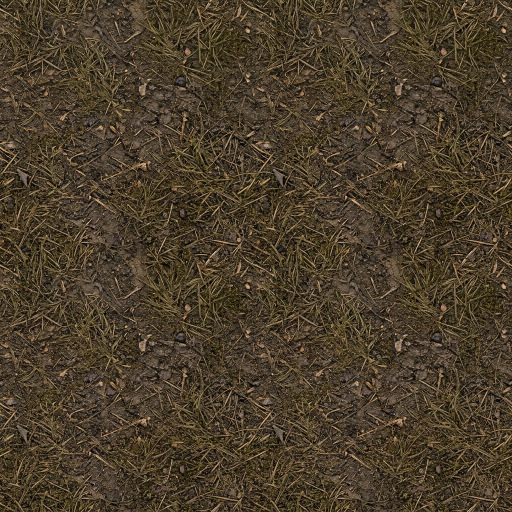
#> input picture art-source/meadow-source.png, 1024 x 1024 px (shown at 1/2 size); its folder holds 3 pictures in this run
$ python build-field-media.py
#> lines starting #> are read from the running program, lines starting #| are printed output that depends on the picture
"""Build runtime textures/normal maps and original synthesized combat SFX.
Requires Pillow and numpy. The three source images were AI-generated material
surfaces for this project, not photographs/scans or third-party game assets.
"""
from pathlib import Path
import numpy as np
from PIL import Image, ImageDraw, ImageFilter
import wave
ROOT=Path(__file__).resolve().parents[1]
OUT=ROOT/'godot/assets/materials'; OUT.mkdir(parents=True,exist_ok=True)
rng=np.random.default_rng(517)
N=1024

def tile(a,band=40):
    a=a.copy()
    for axis in [0,1]:
        for i in range(band):
            w=.5*(1-i/band)**2
            p=[slice(None)]*3;q=p.copy();p[axis]=i;q[axis]=-i-1
            x=a[tuple(p)].copy();y=a[tuple(q)].copy()
            a[tuple(p)]=x*(1-w)+y*w;a[tuple(q)]=y*(1-w)+x*w
    return a

def output(name,a,strength=.7):
    a=np.clip(tile(a),0,255)
    Image.fromarray(a.astype('uint8')).save(OUT/f'{name}.jpg',quality=91)
    height=np.asarray(Image.fromarray(a.astype('uint8')).convert('L').filter(ImageFilter.GaussianBlur(.65)),dtype=float)/255
    dx=(np.roll(height,1,1)-np.roll(height,-1,1))*strength
    dy=(np.roll(height,1,0)-np.roll(height,-1,0))*strength
    normal=np.stack([dx,dy,np.ones_like(dx)],axis=2)
    normal/=np.linalg.norm(normal,axis=2,keepdims=True)
    Image.fromarray(((normal*.5+.5)*255).astype('uint8')).save(OUT/f'{name}-normal.png')

for name,strength in [('meadow',1.5),('masonry',2.0),('steel',.55)]:
    a=np.asarray(Image.open(ROOT/'art-source'/f'{name}-source.png').convert('RGB').resize((N,N)),dtype=float)
    output(name,a,strength)
#> pass 2 of the loop `for name,strength in [('meadow',1.5),('masonry',2.0),('steel',.55)]:`:
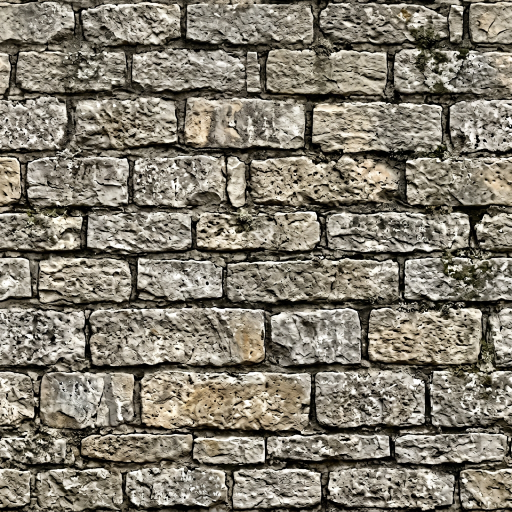
#> input picture art-source/masonry-source.png, 1024 x 1024 px (shown at 1/2 size)
#> in output (call 2), `dy=(np.roll(height,1,0)-np.roll(height,-1,0))*strength`:
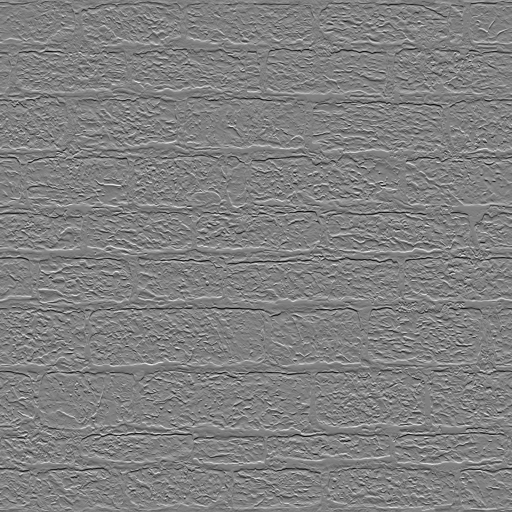
#> dy: shape (1024, 1024) float64 (shown at 1/2 size); min -1.62, max 1.59, mean -2.17e-19; drawn with min black and max white
#> in output (call 2), `normal/=np.linalg.norm(normal,axis=2,keepdims=True)`:
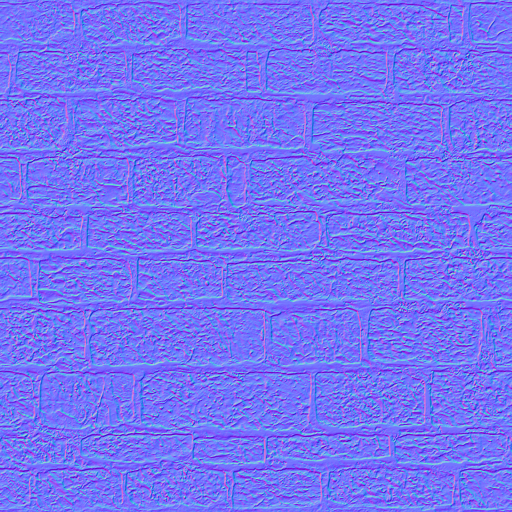
#> normal: shape (1024, 1024, 3) float64 (shown at 1/2 size); mean of channels 0, 1, 2 -0.000175, 0.00198, 0.932; drawn with min black and max white
#> pass 3 of the loop `for name,strength in [('meadow',1.5),('masonry',2.0),('steel',.55)]:`:
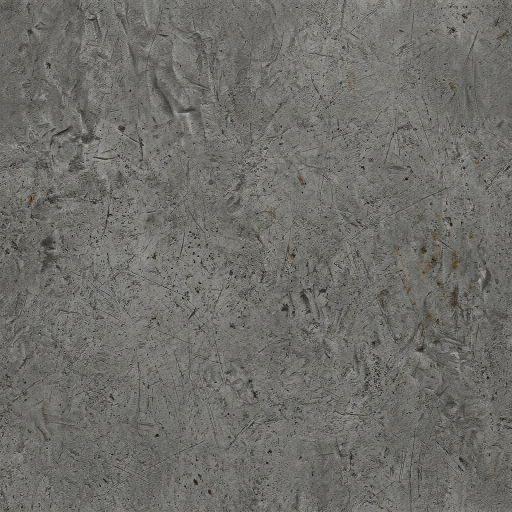
#> input picture art-source/steel-source.png, 1024 x 1024 px (shown at 1/2 size)
#> in output (call 3), `normal=np.stack([dx,dy,np.ones_like(dx)],axis=2)`:
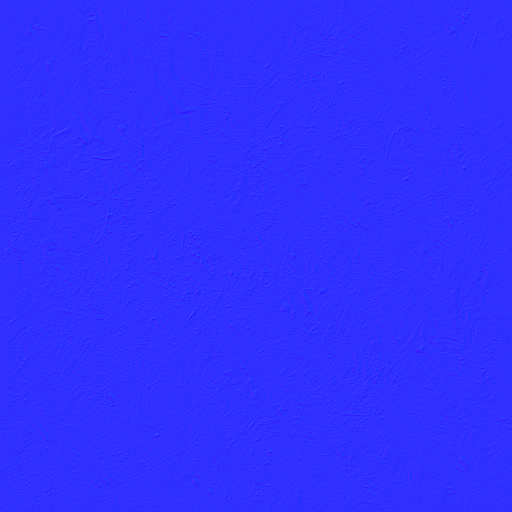
#> normal: shape (1024, 1024, 3) float64 (shown at 1/2 size); mean of channels 0, 1, 2 -2.58e-20, -9.06e-19, 1; drawn with min black and max white
#> in output (call 3), `Image.fromarray(((normal*.5+.5)*255).astype('uint8')).save(OUT/f'{name..`:
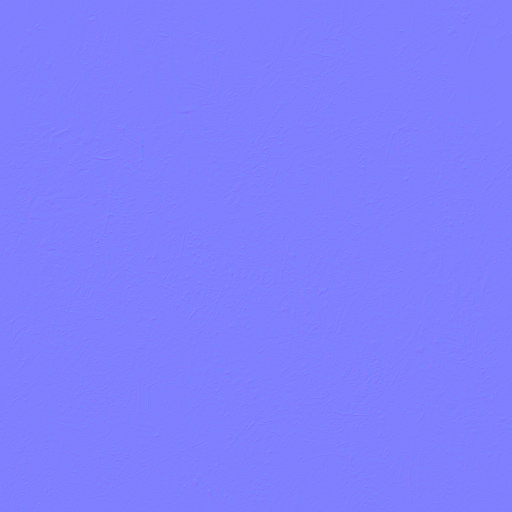
#> saved as steel-normal.png: PIL image 1024x1024 RGB (shown at 1/2 size); mean R, G, B 127, 127, 254

def noise(scale):
    a=rng.random((scale,scale))*255
    return np.asarray(Image.fromarray(a.astype('uint8')).resize((N,N),Image.Resampling.BICUBIC),dtype=float)/255-.5
Y,X=np.mgrid[:N,:N]
fine=rng.normal(0,1,(N,N))
field=noise(12)*24+noise(80)*14+fine*5
output('earth',np.array([91,78,60])+field[:,:,None],1.4)
#> call 4 of output, with name = 'earth', strength = 1.4
#> in output (call 4), `height=np.asarray(Image.fromarray(a.astype('uint8')).convert('L').filt..`:
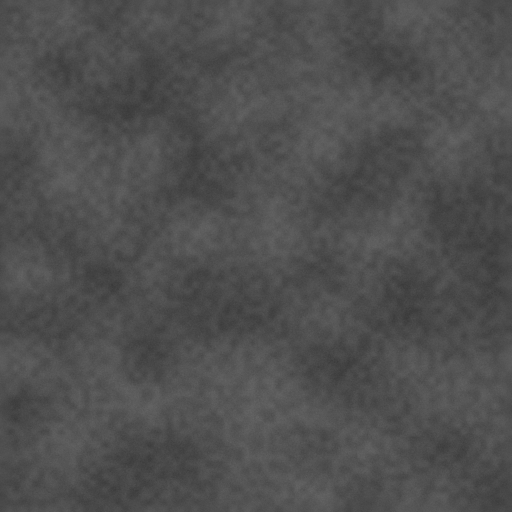
#> height: shape (1024, 1024) float64 (shown at 1/2 size); min 0.212, max 0.408, mean 0.311
#> in output (call 4), `normal=np.stack([dx,dy,np.ones_like(dx)],axis=2)`:
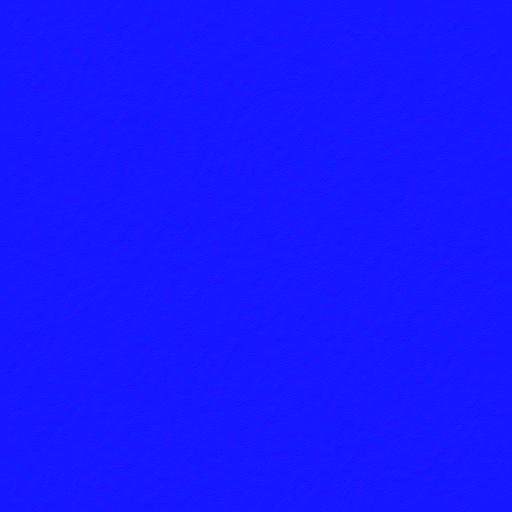
#> normal: shape (1024, 1024, 3) float64 (shown at 1/2 size); mean of channels 0, 1, 2 2.58e-20, 2.06e-18, 1; drawn with min black and max white
#> in output (call 4), `Image.fromarray(((normal*.5+.5)*255).astype('uint8')).save(OUT/f'{name..`:
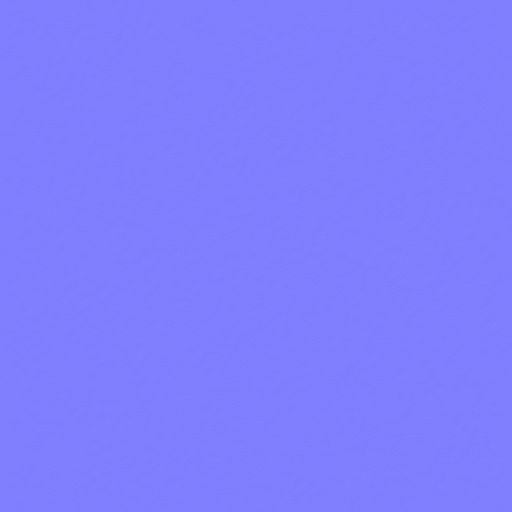
#> saved as earth-normal.png: PIL image 1024x1024 RGB (shown at 1/2 size); mean R, G, B 127, 127, 254
wood=noise(80)*13+fine*2+np.sin(X*.26+noise(9)*7)*8+noise(12)*14
output('timber',np.array([78,65,51])+wood[:,:,None],1.0)
#> after the loop in tile (call 5), `for axis in [0,1]:`:
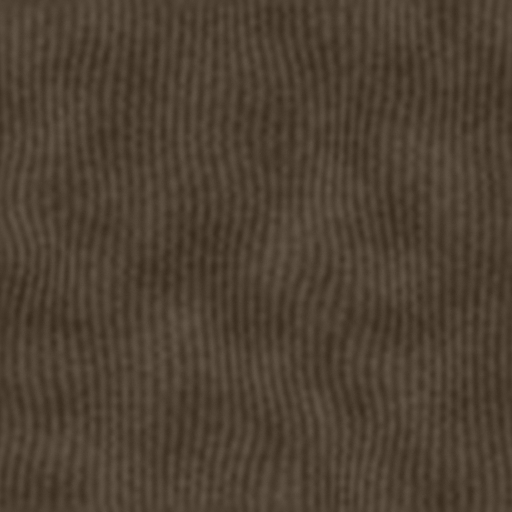
#> a: shape (1024, 1024, 3) float64 (shown at 1/2 size); mean R, G, B 77.8, 64.8, 50.8
#> in output (call 5), `dx=(np.roll(height,1,1)-np.roll(height,-1,1))*strength`:
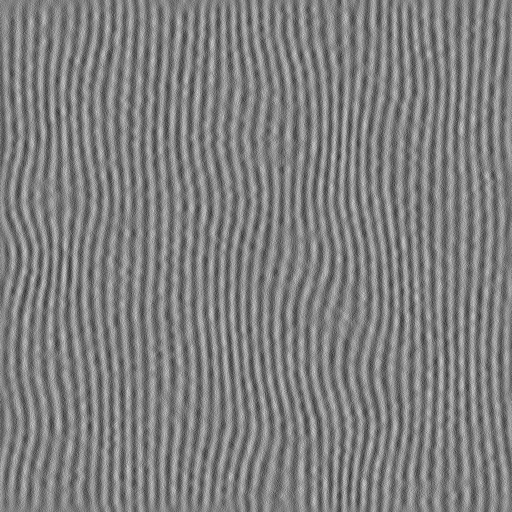
#> dx: shape (1024, 1024) float64 (shown at 1/2 size); min -0.0549, max 0.0549, mean 0; drawn with min black and max white
#> in output (call 5), `dy=(np.roll(height,1,0)-np.roll(height,-1,0))*strength`:
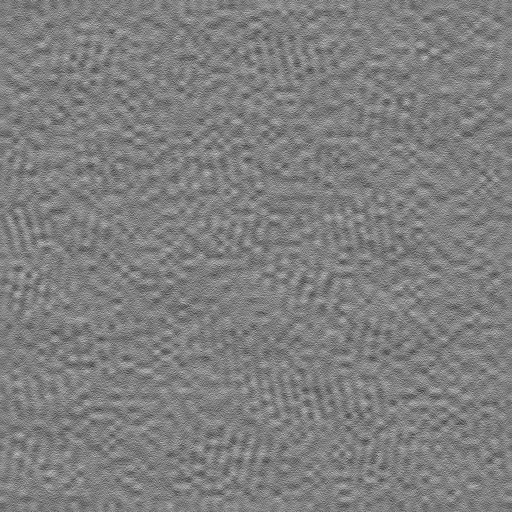
#> dy: shape (1024, 1024) float64 (shown at 1/2 size); min -0.0392, max 0.0392, mean -8.47e-22; drawn with min black and max white
cloth=fine*2+np.sin(X*np.pi)*4+np.cos(Y*np.pi)*4+noise(50)*8
output('cloth',np.array([164,162,147])+cloth[:,:,None],.8)
#> after the loop in tile (call 6), `for axis in [0,1]:`:
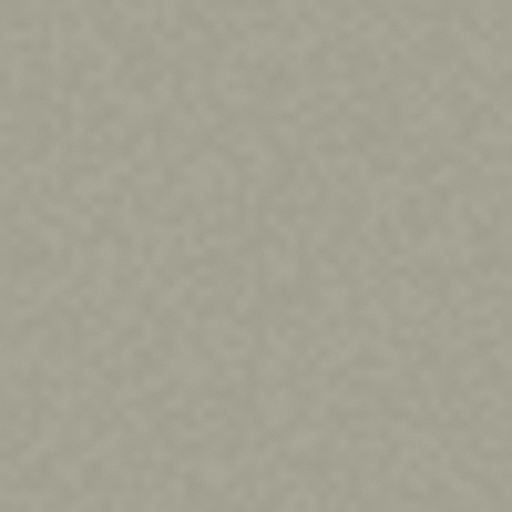
#> a: shape (1024, 1024, 3) float64 (shown at 1/2 size); mean R, G, B 164, 162, 147
plaster=noise(10)*22+noise(90)*13+fine*4
output('plaster',np.array([150,143,126])+plaster[:,:,None],.7)
roof=noise(50)*15+fine*4
row=Y//128; seam=(Y%128<10)|((X+(row%2)*64)%128<6)
roof[seam]-=30
output('roof',np.array([82,81,77])+roof[:,:,None],1.8)
# Alpha-cutout foliage. Transparent background avoids opaque geometric crowns.
im=Image.new('RGBA',(256,256));d=ImageDraw.Draw(im)
for i in range(72):
    x,y=rng.integers(30,226,2); sz=int(rng.integers(7,18))
    if ((x-128)/104)**2+((y-128)/110)**2>1:continue
    c=int(rng.integers(-12,14))
    d.ellipse((x-sz,y-sz//2,x+sz,y+sz//2),fill=(70+c,80+c,45+c,255))
    d.line((x-sz,y,x+sz,y),fill=(92,89,57,220),width=1)
im.save(OUT/'leaves.png')
# Crossed grass card, narrow translucent blades rather than toy cones.
im=Image.new('RGBA',(128,256));d=ImageDraw.Draw(im)
for i in range(25):
    x=int(rng.integers(8,120)); top=int(rng.integers(10,190)); lean=int(rng.integers(-25,25)); c=int(rng.integers(-12,20))
    d.polygon([(x-2,255),(x+lean,top),(x+2,255)],fill=(96+c,101+c,62+c,255))
im.save(OUT/'grass.png')
AUDIO=ROOT/'godot/assets/audio'; AUDIO.mkdir(parents=True,exist_ok=True)
SR=22050
for name,duration in [('step',.16),('swing',.30),('clang',.45),('impact',.22),('wind',6.)]:
    t=np.arange(int(duration*SR))/SR;n=rng.normal(0,1,len(t))
    if name=='step': signal=(np.convolve(n,np.ones(5)/5,'same')*.38+np.sin(t*2*np.pi*90)*.18)*np.exp(-t*30)
    elif name=='swing': signal=np.convolve(n,np.ones(8)/8,'same')*.6*np.sin(t/duration*np.pi)**2
    elif name=='clang': signal=sum(np.sin(t*2*np.pi*f)*np.exp(-t*(10+i*4))*.1 for i,f in enumerate([941,1513,2269,3411,4727]))+n*.12*np.exp(-t*80)
    elif name=='impact': signal=(np.sin(2*np.pi*(130*t-90*t*t))*.45+np.convolve(n,np.ones(4)/4,'same')*.3)*np.exp(-t*23)
    else:
        # Circular smoothing produces a continuous seamless noise loop.
        freqs=np.fft.rfftfreq(len(t),1/SR)
        signal=np.fft.irfft(np.fft.rfft(n)*np.exp(-freqs/240),n=len(t))*.16
    with wave.open(str(AUDIO/f'{name}.wav'),'wb') as w:
        w.setnchannels(1);w.setsampwidth(2);w.setframerate(SR)
        w.writeframes((np.clip(signal,-.95,.95)*32767).astype('<i2').tobytes())
print('Built original runtime material maps, cutouts and five sound effects.')
